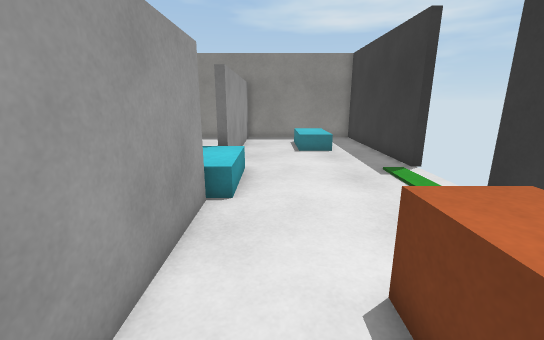
View 1 (above)

12 first-person views from a walk through a scene from a Unity 3-D project. The camera is 1.3 m above the floor, tilts 14° down and sees 90° across. The floor is counted in squares, 0.5 m on a side. Each view is taken from the middle of a square. On the plan, view 1 faces up. The plan holds only what a view shows up to about 19 squares ahead; the rest is blank. The player is left out. Surface patterns are stand-ins for the level's own textures.

View 2
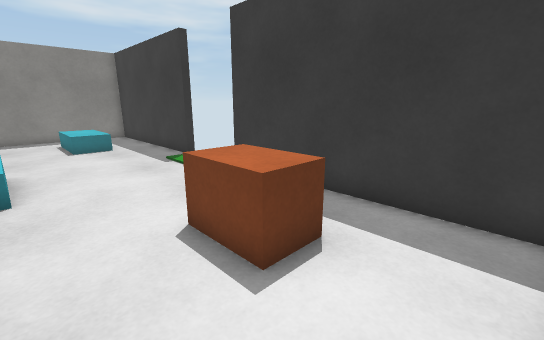

View 3
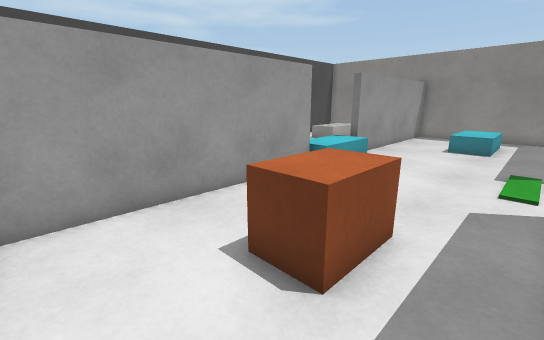

View 4
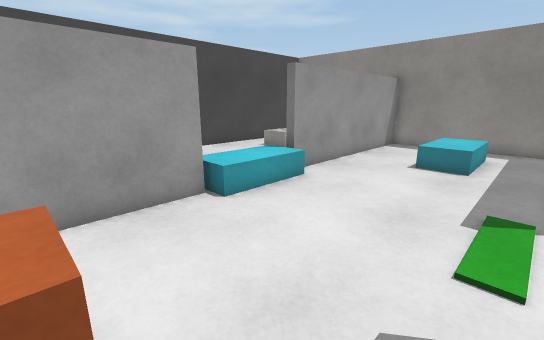

View 5
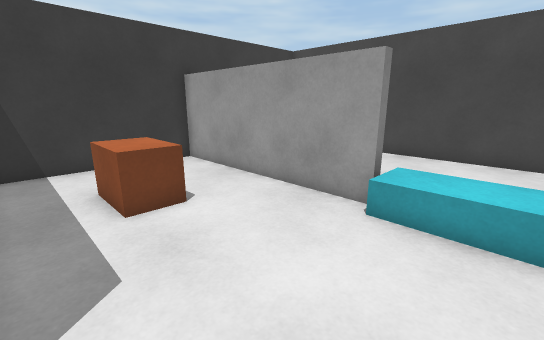

View 6
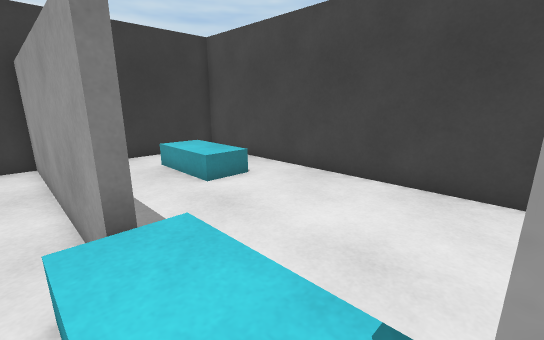

View 7
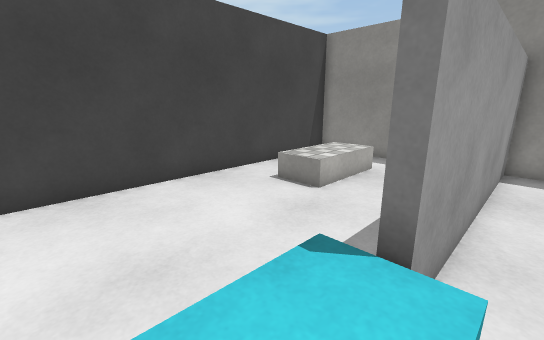

View 8
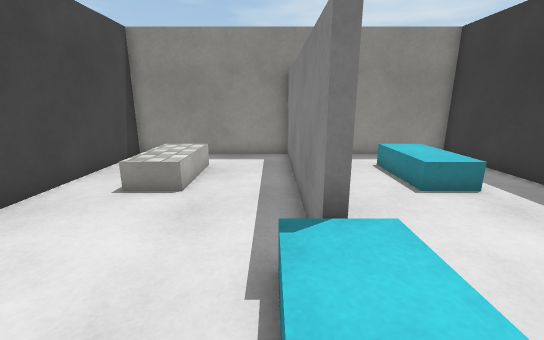

View 9
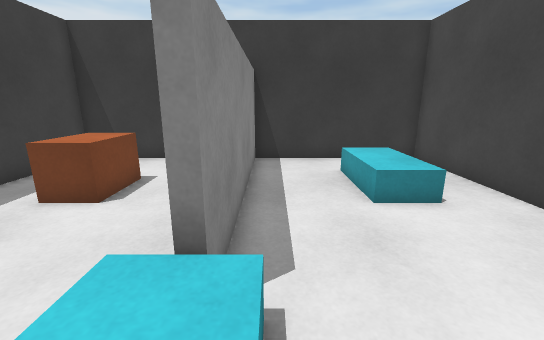

View 10
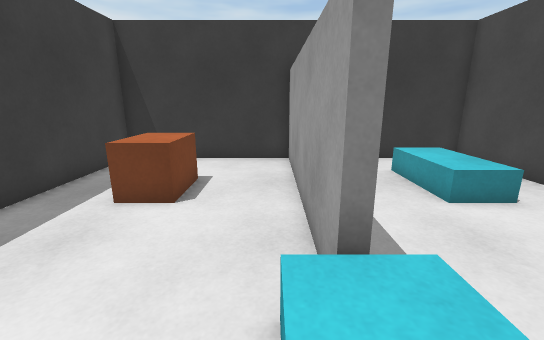

View 11
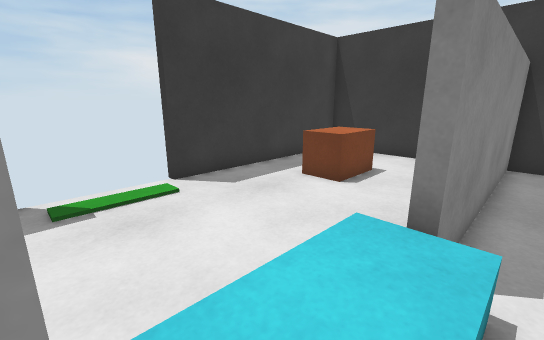

View 12
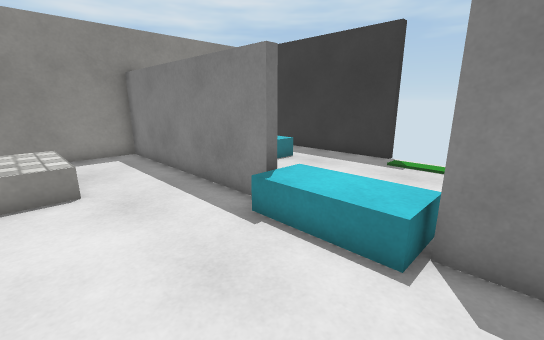

### Floor plan
Key: @ floor where view 1 was taken; # wall or solid block; x gap in a wall; . floor; O other object.
Columns run from 10 left of view 1 to 6 right of it. Each row starts with its distance up from view 1.
 21 #################
 20 #   ....#.......#
 19 #   ....#.......#
 18 #. OO...#...OO..#
 17 #. OO...#...OO..#
 16 #..OO...#...OO..#
 15 #..OO...#...OO..#
 14 #.......#.......#
 13 #.......#.......#
 12 #.......#.......#
 11 #.......O.......x
 10 #.......O.......
  9 #.......O.......
  8 #.......O.......
  7 #.......#.......x
  6 #.......#.......#
  5 #.......#.......#
  4 #.......#.......#
  3 #..OO...#...OO..#
  2 #..OO...#...OO..#
  1 #. OO...#...OO..#
  0 #  OO...#.@.....#
 -1 #   ....#.......#
 -2 #   ....#.......#
 -3 #################

Positions as (right, up) in squares from view 1, and headings:
1: (0, 0), facing up
2: (-1, -2), facing up-right
3: (5, -2), facing up-left
4: (5, 3), facing up-left
5: (5, 10), facing down-left
6: (-1, 11), facing down-left
7: (-1, 8), facing up-left
8: (-3, 7), facing up
9: (-3, 10), facing down
10: (-1, 10), facing down
11: (-3, 11), facing down-right
12: (-7, 6), facing up-right
